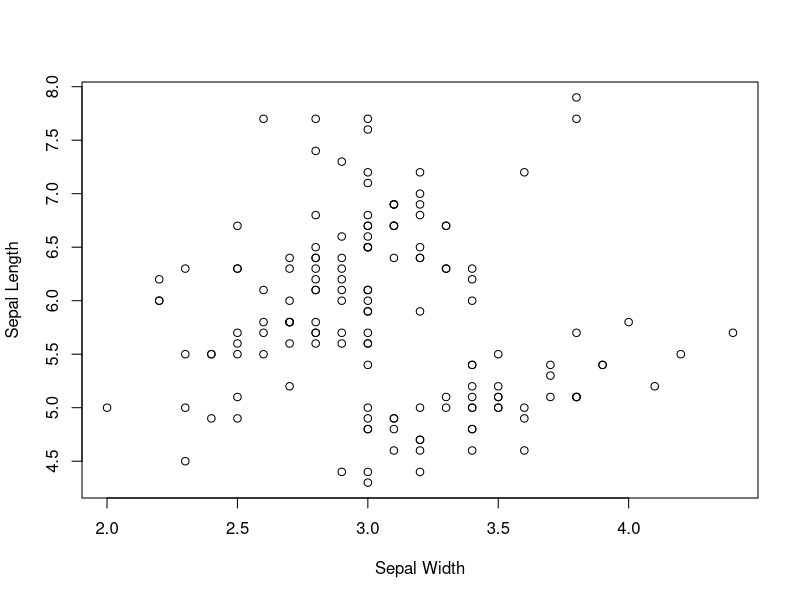

Write R code to recreate this figure.
# pdf("cars2.pdf", pointsize = 9, height = 4, width = 6)
myplot <- plot(Sepal.Length ~ Sepal.Width, data = iris,
          xlab = "Sepal Width", ylab = "Sepal Length", height = 4, width = 6)


